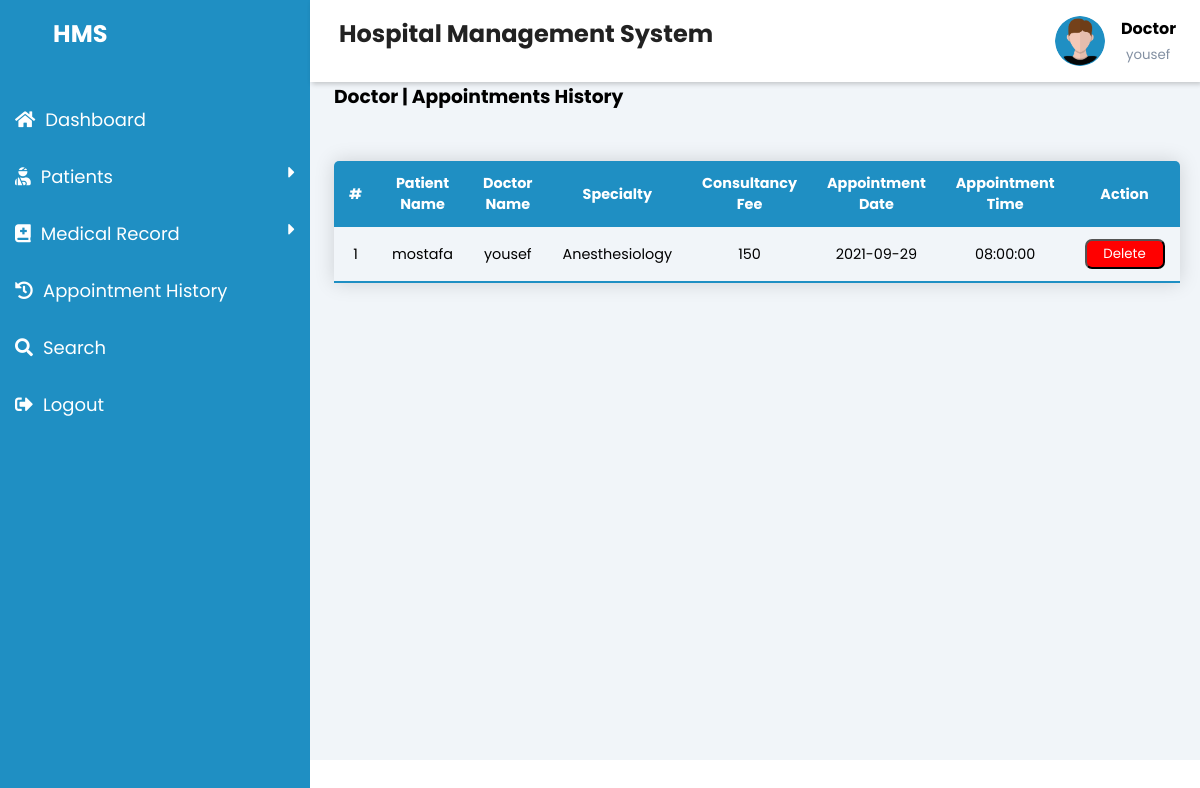
/HMS/HMIS/Doctor/Doctor-Appointment-History.php (signed in), run on the app's committed database.
### tables this page shows
CREATE TABLE `appointments` (
  `id` int(11) NOT NULL,
  `patient` varchar(50) NOT NULL,
  `doctor` varchar(50) NOT NULL,
  `specialty` varchar(50) NOT NULL,
  `consultancy` enum('100','120','150','200','250') NOT NULL,
  `A_date` date NOT NULL,
  `A_time` time NOT NULL
);

### HMS/HMIS/Doctor/Doctor-Appointment-History.php (the view, shortened to what this page needs)
<!DOCTYPE html>
<html>
<head>
    <link rel="stylesheet" href="https://maxst.icons8.com/vue-static/landings/line-awesome/line-awesome/1.3.0/css/line-awesome.min.css">
    <link rel="stylesheet" href="https://cdnjs.cloudflare.com/ajax/libs/font-awesome/5.15.3/css/all.min.css" />
    <link rel="stylesheet" href="dashboard-style.css">
</head>
<body>
    <div class="sidebar">
        <div class="sidebar-brand">
            <h2><span class="las la-clinic-medical"></span> <span>HMS</span></h2>
        </div>
        <div class="sidebar-menu">
            <ul>
                <li> <a href="Doctor-dashboard.php">
                        <i class="fas fa-home icon"></i><span style="margin-left: 10px;">Dashboard</span>
                    </a>
                </li>
                <li> <a href="#">
                        <i class="fas fa-user-injured icon"></i><span style="margin-left: 10px;">Patients</span>
                        <i class="fas fa-caret-right icon" style="float: right;"></i>
                    </a>
                </li>
                <li> <a href="#">
                        <i class="fas fa-book-medical icon"></i><span style="margin-left: 10px;">Medical Record</span>
                        <i class="fas fa-caret-right icon" style="float: right;"></i>
                    </a>
                </li>
                <li><a href="Doctor-Appointment-History.php">
                        <i class="fas fa-history icon"></i><span style="margin-left: 10px;">Appointment History</span>
                    </a>
                </li>
                <li><a href="Doctor-Search.php">
                        <i class="fas fa-search icon"></i><span style="margin-left: 10px;">Search</span>
                    </a>
                </li>
                <?php if (isset($_SESSION['username'])) : ?>
                    <li><a href="Doctor-login.php?logout='1'">
                            <i class="fas fa-sign-out-alt"></i><span style="margin-left: 10px;">Logout</span>
                        </a>
                    </li>
                <?php endif ?>
            </ul>
        </div>
    </div>
    <div class="main-content">
        <header>
            <h2>
                <label for="nav-toggle">
                    <span class="las la-bars"></span>
                </label> Hospital Management System
            </h2>
            <div class="user-wrapper">
                <img src="../img/profile.png" width="50px" height="50px" alt="">
                <div>
                    <h4>Doctor</h4>
                    <?php if (isset($_SESSION['username'])) : ?>
                        <small><?php echo $_SESSION['username']; ?></small>
                    <?php endif ?>
                </div>
            </div>
        </header>
        <main>
            <div class="mainTitle">
                <h3>Doctor | Appointments History</h3><br>
            </div>
            <table class="content-table">
                <thead>
                    <tr>
                    <th>#</th>
                        <th>Patient Name</th>
                        <th>Doctor Name</th>
                        <th>Specialty</th>
                        <th>Consultancy Fee</th>
                        <th>Appointment Date</th>
                        <th>Appointment Time</th>
                        <th>Action</th>
                    </tr>
                </thead>
                <tbody>
                <?php
                    if (isset($_SESSION['username'])) :
                        $doctor_username = $_SESSION['username'];
                    endif;
                    $conn = new mysqli('localhost', 'root', '', 'hospital');
                    $sql = "SELECT * FROM appointments WHERE doctor = '$doctor_username'";
                    $result = $conn->query($sql);
                    if ($result->num_rows > 0) {
                        while ($row = $result->fetch_assoc()) {
                    ?>
                     <tr>
                                <td><?php echo $row['id']; ?></td>
                                <td><?php echo $row['patient']; ?></td>
                                <td><?php echo $row['doctor']; ?></td>
                                <td><?php echo $row['specialty']; ?></td>
                                <td><?php echo $row['consultancy']; ?></td>
                                <td><?php echo $row['A_date']; ?></td>
                                <td><?php echo $row['A_time']; ?></td>
                                <td>
                                    <form action="" method="post">
                                        <button class="cancel_btn" type="submit" name="cancel_btn" style="background-color:red; color:white; width:80px; height:30px; border-radius: 7px;" onclick="alert('Successfully Appointment has been cancelled..')"> Delete</button>
                                    </form>
                                </td>
                            </tr>
                    <?php
                        }
                    } else {
                        echo "No Record Found";
                    }
                    ?>
                </tbody>
            </table>
        </main>
    </div>
</body>
</html>

### HMS/HMIS/Doctor/dashboard-style.css (style rules this page uses)
:root { --main-color: #1f8fc3; --color-dark: #1D2231; --text-grey: #8390A2; }
* { padding: 0; margin: 0; box-sizing: border-box; list-style-type: none; text-decoration: none; font-family: 'Poppins', sans-serif; }
.sidebar { width: 310px; position: fixed; left: 0; top: 0; height: 100%; background: #1f8fc3; z-index: 100; transition: width 300ms; }
.sidebar-brand { height: 75px; padding: 1rem 0rem 1rem 2rem; color: #fff; }
.sidebar-brand span { display: inline-block; padding-right: 1rem; }
.sidebar-menu { margin-top: 1rem; }
.sidebar-menu li { transition: 1s all; font-family: 'Poppins', sans-serif; font-size: 18px; padding: 15px; color: #fff; list-style: none; display: block; border-top-right-radius: 10px 10px; border-bottom-right-radius: 10px 10px; }
.sidebar-menu li a { color: white; }
.main-content { transition: margin-left 300ms; margin-left: 310px; }
header { background: #fff; display: flex; justify-content: space-between; padding: 1rem 1.5rem; box-shadow: 2px 2px 5px rgba(0, 0, 0, 0.2); position: fixed; left: 310px; width: calc(100% - 310px); top: 0; z-index: 100; transition: left 300ms; }
header h2 { color: #222; }
header label span { padding-right: 5px; }
.user-wrapper { display: flex; align-items: center; }
.user-wrapper img { border-radius: 70%; margin-right: 1rem; }
.user-wrapper small { display: inline-block; color: #8390A2; margin-left: 5px; }
main { margin-top: 50px; padding: 2rem 1.5rem; background: #f1f5f9; min-height: calc(100vh - 90px); }
.content-table { border-collapse: collapse; margin: 25px 0; font-size: 0.9em; min-width: 400px; border-radius: 5px 5px 0 0; overflow: hidden; box-shadow: 0 0 20px rgba(0, 0, 0, 0.15); }
.content-table thead tr { background-color: var(--main-color); color: #ffffff; text-align: left; font-weight: bold; }
.content-table th, .content-table td { padding: 12px 15px; text-align: center; }
.content-table tbody tr { border-bottom: 1px solid #d3e3ec; }
.content-table tbody tr:last-of-type { border-bottom: 2px solid var(--main-color); }

### data on the page
appointments: id "1", patient "mostafa", doctor "yousef", specialty "Anesthesiology", consultancy "150", A_date "2021-09-29", A_time "08:00:00"

### other printed values
$_SESSION['username'] "yousef"
